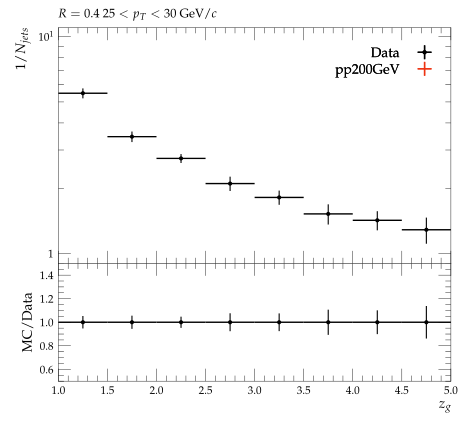

Generate this figure with Python:
#! /usr/bin/env python3

# This Python script was auto-generated using YODA v2.1.0.
# Analysis object: /STAR_2020_I1783875/d06-x01-y01
# Timestamp: 07-10-2025 (17:32:21)

import matplotlib as mpl
import matplotlib.pyplot as plt
mpl.use('Agg') # comment out for interactive use
import os
import numpy as np
from numpy import nan, inf

plotDir = os.path.split(os.path.realpath(__file__))[0]
if 'YODA_USER_PLOT_PATH' in globals():
    plot_outdir = globals()['YODA_USER_PLOT_PATH']
else:
    plot_outdir = plotDir

#plot style
plt.style.use(os.path.join(plotDir, '../default.mplstyle'))
# plot metadata
figW, figH = plt.rcParams['figure.figsize']
ax_xLabel = r'$z_{g}$'
ax_yLabel = r'$1/N_{jets}$'
ax_title  = r'$R=0.4 ~ 25 < p_{T} < 30$ GeV/$c$'
ax_xScale = 'linear'
ax_yScale = 'log'
xLims = (1.0, 5.0)
yLims = (0.9, 11.0)

# TeX-friendly labels for the legend
labels = {
    'legend' : ([ r"Data", r"pp200GeV" ], r""),
}

# Adjust canvas width and height
canvasW = 10.0
canvasH = 9.0
figW *= canvasW/10.
figH *= canvasH/9.

# Create figure and axis objects
fig, (ax, ratio0_ax) = plt.subplots(2, 1, sharex=True,
                  figsize=(figW,figH), gridspec_kw={'height_ratios': (6.0, 3.0)})

# Set figure margins
plt.subplots_adjust(
    left   = 1.0 * plt.rcParams['figure.subplot.left'],
    right  = 1.0 * plt.rcParams['figure.subplot.right'],
    top    = 1.0 * plt.rcParams['figure.subplot.top'],
    bottom = 1.0 * plt.rcParams['figure.subplot.bottom'])

ratio0_ax.yaxis.set_major_locator(mpl.ticker.MultipleLocator(0.2))
ratio0_ax.set_ylim(0.5, 1.4999)
ratio0_ax.set_ylabel('MC/Data')

# the numerical data is stored in a separate file
dataf = dict()
prefix = os.path.split(__file__)[0]
if prefix:    prefix = prefix + '/'
exec(open(prefix+'d06-x01-y01__data.py').read(), dataf)


legend_handles = dict() # keep track of handles for the legend

# style options for curves
# starts at zorder>=5 to draw curve on top of legend
styles = {
  'Data': {
    'color' : 'black',
    'linestyle' : '-',
    'linewidth' : 1,
    'marker' : 'o',
    'markersize' : 2,
    'capsize' : 0.0,
    'zorder' : 5,
    'histstyle' : 0,
    'drawstyle' : 'steps-pre',
    'xerrorbars' : 1,
    'yerrorbars' : 1,
    'fillcolor' : None,
    'fillopacity' : 1.0,
    'ratio0_linestyle' : '-',
    'ratio0_linewidth' : 1,
    'ratio0_marker' : 'o',
    'ratio0_markersize' : 2,
    'ratio0_capsize' : 0.0,
    'ratio0_zorder' : 5,
    'ratio0_histstyle' : 0,
    'ratio0_drawstyle' : 'steps-pre',
    'ratio0_xerrorbars' : 1,
    'ratio0_yerrorbars' : 1,
  },
  'pp200GeV.yoda': {
    'color' : '#EE3311',
    'linestyle' : '-',
    'linewidth' : 1,
    'marker' : 'none',
    'markersize' : 2,
    'capsize' : 0.0,
    'zorder' : 6,
    'histstyle' : 1,
    'drawstyle' : 'steps-pre',
    'xerrorbars' : 1,
    'yerrorbars' : 1,
    'fillcolor' : None,
    'fillopacity' : 1.0,
    'ratio0_linestyle' : '-',
    'ratio0_linewidth' : 1,
    'ratio0_marker' : 'none',
    'ratio0_markersize' : 2,
    'ratio0_capsize' : 0.0,
    'ratio0_zorder' : 6,
    'ratio0_histstyle' : 1,
    'ratio0_drawstyle' : 'steps-pre',
    'ratio0_xerrorbars' : 1,
    'ratio0_yerrorbars' : 1,
  },
}

# curve from input yoda files in main panel
for label, yvals in dataf['yvals'].items():
    if all(np.isnan(v) for v in dataf['yvals'][label]):
        continue
    tmp = None
    if styles[label]['histstyle']: # draw as histogram
        xpos = dataf['xedges'][label] if styles[label]['drawstyle'] else dataf['xpoints'][label]
        ypos = np.insert(yvals, 0, yvals[0]) if styles[label]['drawstyle'] else yvals
        if styles[label]['fillcolor']: # fill area below curve
            ax.fill_between(xpos, ypos, step='pre',
                            color=styles[label]['fillcolor'],
                            alpha=styles[label]['fillopacity'])
        tmp, = ax.plot(xpos, ypos,
                       color=styles[label]['color'],
                       linestyle=styles[label]['linestyle'],
                       linewidth=styles[label]['linewidth'],
                       drawstyle=styles[label]['drawstyle'], solid_joinstyle='miter',
                       zorder=styles[label]['zorder'], label=label)
    tmp = ax.errorbar(dataf['xpoints'][label], yvals,
                      xerr=np.array(dataf['xerrs'][label])*styles[label]['xerrorbars'],
                      yerr=np.array(dataf['yerrs'][label])*styles[label]['yerrorbars'],
                      fmt=styles[label]['marker'], capsize=styles[label]['capsize'],
                      markersize=styles[label]['markersize'],
                      ecolor=styles[label]['color'],
                      color=styles[label]['color'], zorder=styles[label]['zorder'])
    tmp[-1][0].set_linestyle(styles[label]['linestyle'])
    tmp[-1][0].set_linewidth(styles[label]['linewidth'])
    if label in dataf['add_legend_handle']:  legend_handles[label] = tmp
    for varLabel in dataf['variation_yvals'].keys():
        if varLabel.startswith(label):
            tmp, = ax.plot(dataf['xedges'][label], dataf['variation_yvals'][varLabel],
                           color=styles[label]['color'],
                           linestyle=styles[label]['linestyle'],
                           linewidth=styles[label]['linewidth'],
                           drawstyle='steps-pre', solid_joinstyle='miter',
                           zorder=styles[label]['zorder'], alpha=0.5)


# plots on ratio panel
# curve from input yoda files in ratio panel
for label, yvals in dataf['ratio0_yvals'].items():
    if all(np.isnan(v) for v in yvals):
        continue
    if styles[label]['ratio0_histstyle']: # plot as histogram
        xpos = dataf['xedges']['Data'] if styles[label]['ratio0_drawstyle'] else dataf['xpoints']['Data']
        ypos = np.insert(yvals, 0, yvals[0]) if styles[label]['ratio0_drawstyle'] else yvals
        ratio0_ax.plot(xpos, ypos,
                       color=styles[label]['color'],
                       linewidth=styles[label]['linewidth'],
                       linestyle=styles[label]['ratio0_linestyle'],
                       drawstyle=styles[label]['ratio0_drawstyle'], zorder=styles[label]['zorder'],
                       solid_joinstyle='miter')
    tmp = ratio0_ax.errorbar(dataf['xpoints']['Data'], yvals,
                             xerr=np.array(dataf['ref_xerrs'])*styles[label]['ratio0_xerrorbars'],
                             yerr=np.array(dataf['ratio0_yerrs'][label])*styles[label]['ratio0_yerrorbars'],
                             fmt=styles[label]['ratio0_marker'], capsize=styles[label]['ratio0_capsize'],
                             markersize=styles[label]['ratio0_markersize'],
                             ecolor=styles[label]['color'],
                             color=styles[label]['color'])
    tmp[-1][0].set_linestyle(styles[label]['ratio0_linestyle'])
    tmp[-1][0].set_linewidth(styles[label]['ratio0_linewidth'])

    for varlabel in dataf['ratio0_variation_vals'].keys():
        if varlabel.startswith(label):
            ratio0_ax.plot(dataf['xedges']['Data'],
                            dataf['ratio0_variation_vals'][varlabel],
                            color=styles[label]['color'],
                            linestyle=styles[label]['linestyle'],
                            linewidth=styles[label]['linewidth'],
                            drawstyle='steps-pre', solid_joinstyle='miter',
                            zorder=1, alpha=0.5)

legend_items = list(legend_handles.values())
ax.add_artist(ax.legend(legend_items,
                        labels['legend'][0],
                        title=labels['legend'][1],
                        alignment='right',
                        loc='upper right',
                        bbox_to_anchor=(1.0, 0.97),markerfirst=False))

# set plot metadata as defined above
ratio0_ax.set_xlabel(ax_xLabel)
ratio0_ax.xaxis.set_label_coords(1., -0.15)
ax.set_ylabel(ax_yLabel, ha='right', va='top')
ax.yaxis.set_label_coords(-0.11, 1.0)
ax.set_title(ax_title, loc='left')
ax.set_xscale(ax_xScale)
ax.set_yscale(ax_yScale)
ax.set_xlim(xLims)
ax.set_ylim(yLims)

# tick formatting
plt.rcParams['xtick.top'] = True
plt.rcParams['ytick.right'] = True
ax.yaxis.set_major_locator(mpl.ticker.LogLocator(base=10.0, numticks=np.inf))
ax.yaxis.set_minor_locator(mpl.ticker.LogLocator(
                           base=10.0, subs=np.arange(0.1, 1, 0.1), numticks=np.inf))
fig.align_ylabels((ax, ratio0_ax))
plt.savefig(os.path.join(plot_outdir, 'd06-x01-y01.pdf'), format='PDF')
plt.savefig(os.path.join(plot_outdir, 'd06-x01-y01.png'), format='PNG')

plt.close(fig)
